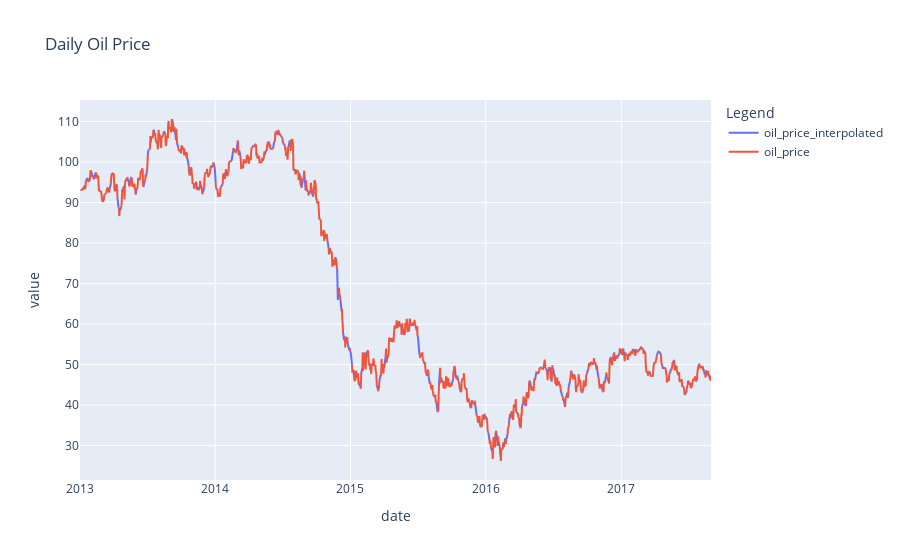

The notebook cell this image was saved under:
### Code cell
# DEAL WITH MISSING VALUES - OPTION 1: interpolate
# 4-plot
p = oil_df.melt(id_vars=['date']+list(oil_df.keys()[5:]), var_name='Legend')
px.line(p.sort_values(["Legend", "date"], ascending = [False, True]), x='date', y='value', color='Legend',title = "Daily Oil Price" )

### Figure 1 — Plotly figure (JSON) as saved in the notebook; plotly's stock layout.template omitted (floating-point values rounded to 4 significant figures; data arrays with more than 128 entries replaced by an {"elided": "..."} marker saying what was removed)
{"data": [{"hovertemplate": "Legend=oil_price_interpolated<br>date=%{x}<br>value=%{y}<extra></extra>", "legendgroup": "oil_price_interpolated", "line": {"color": "#636efa", "dash": "solid"}, "marker": {"symbol": "circle"}, "mode": "lines", "name": "oil_price_interpolated", "showlegend": true, "type": "scattergl", "x": {"elided": "1704 str values"}, "xaxis": "x", "y": {"elided": "1704 float values"}, "yaxis": "y"}, {"hovertemplate": "Legend=oil_price<br>date=%{x}<br>value=%{y}<extra></extra>", "legendgroup": "oil_price", "line": {"color": "#EF553B", "dash": "solid"}, "marker": {"symbol": "circle"}, "mode": "lines", "name": "oil_price", "showlegend": true, "type": "scattergl", "x": {"elided": "1704 str values"}, "xaxis": "x", "y": {"elided": "1704 float values"}, "yaxis": "y"}], "layout": {"legend": {"title": {"text": "Legend"}, "tracegroupgap": 0}, "title": {"text": "Daily Oil Price"}, "xaxis": {"anchor": "y", "domain": [0, 1], "title": {"text": "date"}}, "yaxis": {"anchor": "x", "domain": [0, 1], "title": {"text": "value"}}}}
